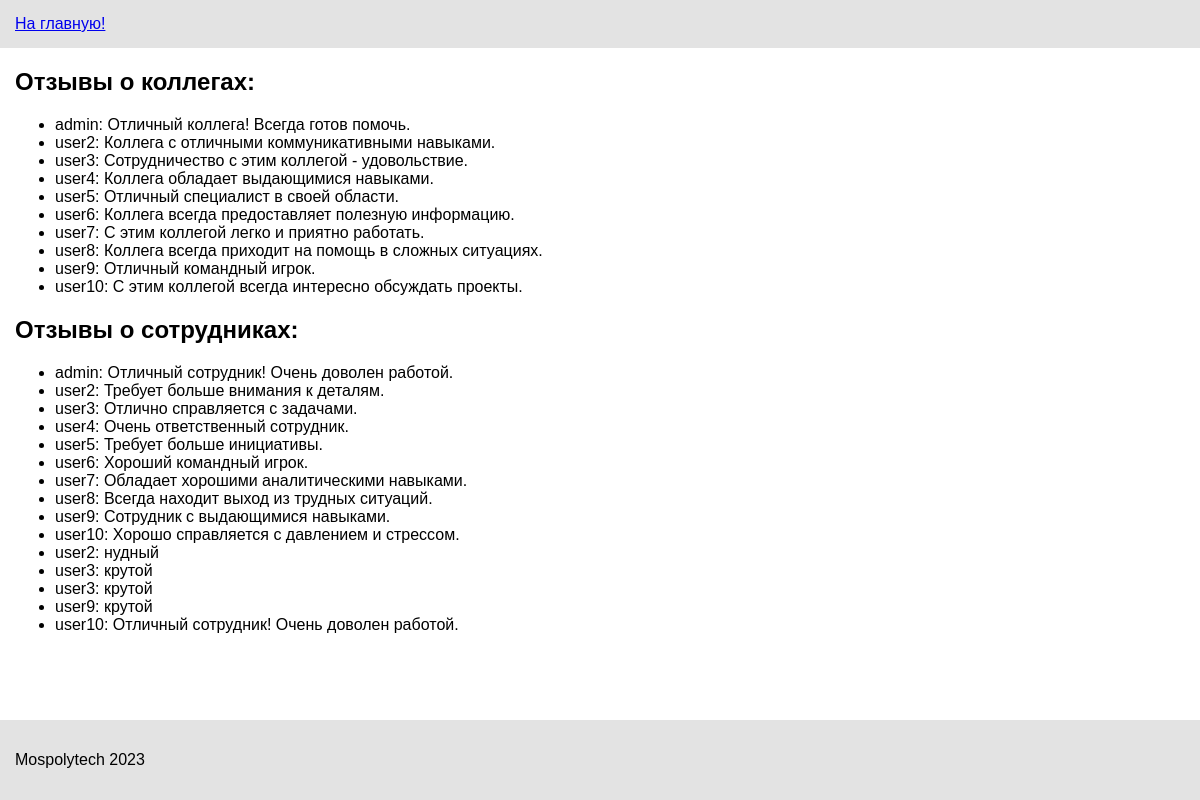
The app's page /onlinerating/feedback/ with its own data.
### onlinerating/models.py (models this page shows, shortened)
class ColleagueFeedback(models.Model):
    user = models.ForeignKey(User, on_delete=models.CASCADE, verbose_name="Пользователь")
    colleagues = models.ManyToManyField(User, related_name='colleague_feedback', verbose_name="Коллеги")
    feedback = models.TextField(verbose_name="Отзыв о коллегах")
    class Meta:
        verbose_name = "Отзыв о коллегах"
        verbose_name_plural = "Отзывы о коллегах"

class EmployeeFeedback(models.Model):
    user = models.ForeignKey(User, on_delete=models.CASCADE, verbose_name="Пользователь")
    anonymous_user = models.CharField(max_length=255, blank=True, null=True, verbose_name="Анонимный пользователь")
    feedback = models.TextField(verbose_name="Отзыв о сотруднике")
    rating = models.PositiveIntegerField(default=0, verbose_name="Оценка")
    date_created = models.DateTimeField(auto_now_add=True, verbose_name="Дата создания")
    class Meta:
        verbose_name = "Отзыв о сотруднике"
        verbose_name_plural = "Отзывы о сотрудниках"

### onlinerating/views.py (the view)
# urls.py: path('feedback/', views.feedback_view, name='feedback'),
def feedback_view(request):
    colleague_feedback = ColleagueFeedback.objects.all()
    employee_feedback = EmployeeFeedback.objects.all()
    return render(request, 'onlinerating/feedback.html',
                  {'colleague_feedback': colleague_feedback, 'employee_feedback': employee_feedback})

### onlinerating/templates/onlinerating/feedback.html (shortened to what this page needs)
{% extends 'onlinerating/base.html' %}
{% load static %}
{% block content %}
    <h2>Отзывы о коллегах:</h2>
    <ul>
        {% for feedback in colleague_feedback %}
            <li>{{ feedback.user.username }}: {{ feedback.feedback }}</li>
        {% endfor %}
    </ul>
    <h2>Отзывы о сотрудниках:</h2>
    <ul>
        {% for feedback in employee_feedback %}
            <li>{{ feedback.user.username }}: {{ feedback.feedback }}</li>
        {% endfor %}
    </ul>
{% endblock %}

### onlinerating/templates/onlinerating/base.html (shortened to what this page needs)
{% load static %}
<!DOCTYPE html>
<html lang="ru">
<head>
    <link rel="stylesheet" href="{% static 'onlinerating/style.css' %}">
</head>
<body>
<header class="header">
    <div class="header__wrapper">
            <a href="{% url 'onlinerating:index' %}">На главную!</a>
    </div>
</header>
<main>
    {% block content %}{% endblock %}
</main>
<footer class="footer">
    <div class="footer__wrapper">
        <p>Mospolytech 2023</p>
    </div>
</footer>
</body>
</html>

### onlinerating/static/onlinerating/style.css (style rules this page uses)
html { height: 100%; padding: 0; margin: 0; }
body { font-family: Arial, sans-serif; display: flex; flex-direction: column; height: 100%; padding: 0; margin: 0; }
main { flex: 1 0 auto; padding: 0 15px; }
.footer { background-color: #e3e3e3; padding: 15px; flex: 0 0 auto; }
.footer__wrapper { max-width: 1200px; margin: 0 auto; }
.header { background-color: #e3e3e3; padding: 15px; flex: 0 0 auto; }
.header__wrapper { max-width: 1200px; margin: 0 auto; display: flex; align-items: center; }

### records on screen
ColleagueFeedback: user.username "admin", feedback "Отличный коллега! Всегда готов помочь."
ColleagueFeedback: user.username "user2", feedback "Коллега с отличными коммуникативными навыками."
ColleagueFeedback: user.username "user3", feedback "Сотрудничество с этим коллегой - удовольствие."
ColleagueFeedback: user.username "user4", feedback "Коллега обладает выдающимися навыками."
ColleagueFeedback: user.username "user5", feedback "Отличный специалист в своей области."
ColleagueFeedback: user.username "user6", feedback "Коллега всегда предоставляет полезную информацию."
ColleagueFeedback: user.username "user7", feedback "С этим коллегой легко и приятно работать."
ColleagueFeedback: user.username "user8", feedback "Коллега всегда приходит на помощь в сложных ситуациях."
ColleagueFeedback: user.username "user9", feedback "Отличный командный игрок."
ColleagueFeedback: user.username "user10", feedback "С этим коллегой всегда интересно обсуждать проекты."
EmployeeFeedback: user.username "admin", feedback "Отличный сотрудник! Очень доволен работой."
EmployeeFeedback: user.username "user2", feedback "Требует больше внимания к деталям."
EmployeeFeedback: user.username "user3", feedback "Отлично справляется с задачами."
EmployeeFeedback: user.username "user4", feedback "Очень ответственный сотрудник."
EmployeeFeedback: user.username "user5", feedback "Требует больше инициативы."
EmployeeFeedback: user.username "user6", feedback "Хороший командный игрок."
EmployeeFeedback: user.username "user7", feedback "Обладает хорошими аналитическими навыками."
EmployeeFeedback: user.username "user8", feedback "Всегда находит выход из трудных ситуаций."
EmployeeFeedback: user.username "user9", feedback "Сотрудник с выдающимися навыками."
EmployeeFeedback: user.username "user10", feedback "Хорошо справляется с давлением и стрессом."
EmployeeFeedback: user.username "user2", feedback "нудный"
EmployeeFeedback: user.username "user3", feedback "крутой"
EmployeeFeedback: user.username "user3", feedback "крутой"
EmployeeFeedback: user.username "user9", feedback "крутой"
EmployeeFeedback: user.username "user10", feedback "Отличный сотрудник! Очень доволен работой."
